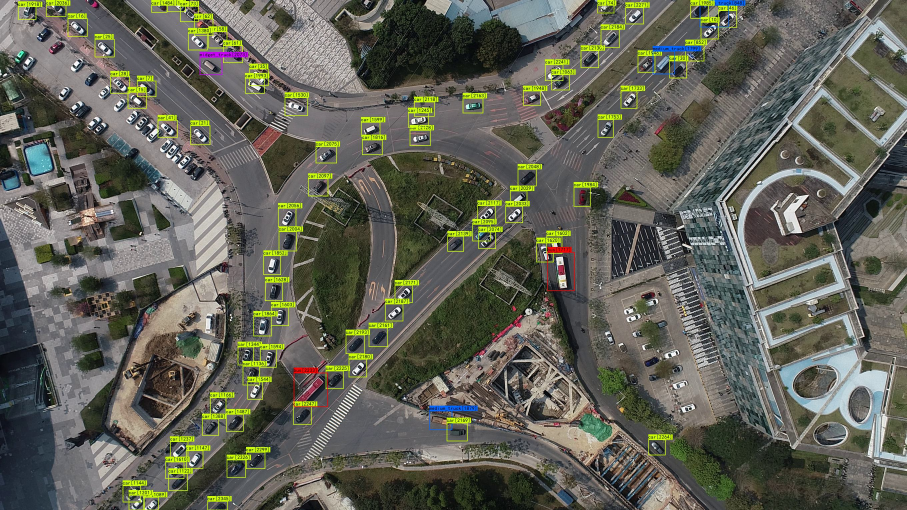
#> input picture track/example/0.jpg, 2720 x 1530 px (shown at 1/3 size)
$ python -i dataloader.py   (imports and definitions only)
#> lines starting #> are read from the running program, lines starting #| are printed output that depends on the picture
import random

import cv2
import numpy as np
import torch
from PIL import Image
from torch.utils.data.dataset import Dataset

"""
对于每张图片的每个gt，先匹配每个特征层设定的anchor，如果不满足阈值，则该对应的anchor为负样本；然后再匹配特征点，YoloV5是匹配邻近的3个特征点
，通过这样的方式就有多个特征点多个anchor来负责这个gt的预测。

在YoloV5中，训练时正样本的匹配过程可以分为两部分。
a、匹配先验框。
b、匹配特征点。

所谓正样本匹配，就是寻找哪些先验框被认为有对应的真实框，并且负责这个真实框的预测。

a、匹配先验框
在YoloV5网络中，一共设计了9个不同大小的先验框。每个输出的特征层对应3个先验框。

对于任何一个真实框gt，YoloV5不再使用iou进行正样本的匹配，而是直接采用高宽比进行匹配，即使用真实框和9个不同大小的先验框计算宽高比。

如果真实框与某个先验框的宽高比例大于设定阈值，则说明该真实框和该先验框匹配度不够，将该先验框认为是负样本。

比如此时有一个真实框，它的宽高为[200, 200]，是一个正方形。YoloV5默认设置的9个先验框为[10,13], [16,30], [33,23], [30,61], [62,45],
 [59,119], [116,90], [156,198], [373,326]。设定阈值门限为4。
此时我们需要计算该真实框和9个先验框的宽高比例。比较宽高时存在两个情况，一个是真实框的宽高比先验框大，一个是先验框的宽高比真实框大。因此我们需要
同时计算：真实框的宽高/先验框的宽高；先验框的宽高/真实框的宽高。然后在这其中选取最大值。
"""

'''随机生成[a, b)之间的值'''


def rand(a=0., b=1.):
    return np.random.rand() * (b - a) + a


'''将输入图片进行归一化'''


# [5 lines left out: function preprocess_input, not called in this run]


'''
基于txt的逐行数据,读取原始图像image和box数据
'''


# [9 lines left out: function get_data, not called in this run]


'''将图像转换成RGB图像，防止灰度图在预测时报错'''


# [6 lines left out: function cvtColor, not called in this run]


'''letterbox操作(一般用在验证集和推理阶段,不会用在训练集)'''


# [31 lines left out: function letterbox_resize, not called in this run]


'''
随机高宽比+缩放比例，直接将图片resize到input_shape
'''


# [51 lines left out: function random_resize, not called in this run]


'''
随机水平翻转
'''


# [8 lines left out: function random_horizontal_flip, not called in this run]


'''
随机竖直翻转
'''


# [8 lines left out: function random_vertical_flip, not called in this run]


'''
随机HSV增强
'''


def random_hsv(image, hue=0.1, sat=0.7, val=0.4):
    """
    :param image: 输入的图片，需要为numpy.array格式
    :param hue: H的随机扰动比例
    :param sat: S的随机扰动比例
    :param val: V的随机扰动比例
    :return: image: numpy.array
    """
#> called with hue = 0.1, sat = 0.7, val = 0.4
    # 将图片从RGB转换为HSV，好处是通过变换S和V可以改变亮度和饱和度，做到数据增强
    # 随机取三个[-1, 1)的值，乘以输入的[hgain, sgain, vgain]再加1，这里获取的是三个1左右的比值
    r = np.random.uniform(-1, 1, 3) * [hue, sat, val] + 1
    # 将图像转到HSV上
    # H表示色调，取值范围是[0,180]
    # S表示饱和度，取值范围是[0,255]
    # V表示亮度，取值范围是[0,255]
    hue, sat, val = cv2.split(cv2.cvtColor(image, cv2.COLOR_RGB2HSV))
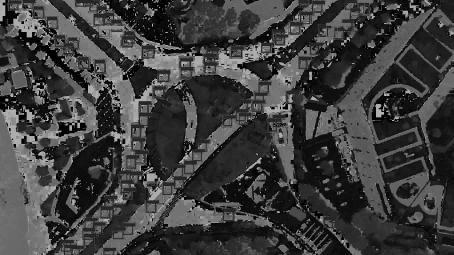
#> hue: shape (1530, 2720) (shown at 1/6 size); min 0, max 179, mean 61.7
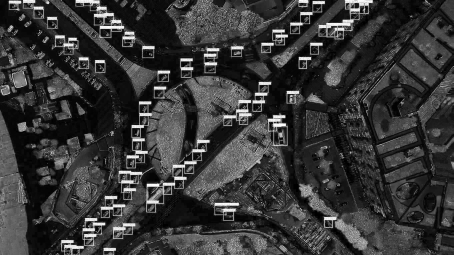
#> sat: shape (1530, 2720) (shown at 1/6 size); min 0, max 255, mean 55.2
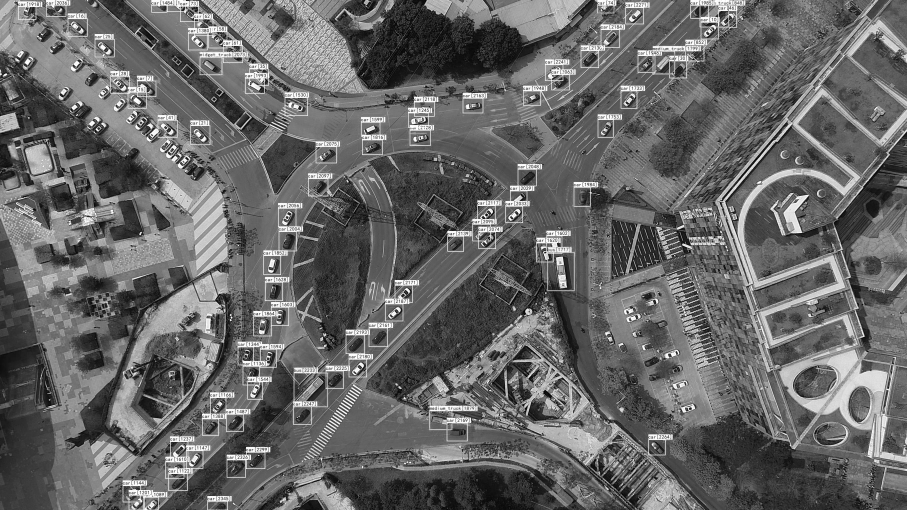
#> val: shape (1530, 2720) (shown at 1/3 size); min 0, max 255, mean 102.7
    dtype = image.dtype
    # 应用变换
    # x=[0, 1 ... 255]
    x = np.arange(0, 256, dtype=r.dtype)
    # 对H值添加扰动，这个扰动一般较小，H值最大为180，所以要对180取余
    lut_hue = ((x * r[0]) % 180).astype(dtype)
    # 对S值添加扰动
    lut_sat = np.clip(x * r[1], 0, 255).astype(dtype)
    # 对V值添加扰动
    lut_val = np.clip(x * r[2], 0, 255).astype(dtype)
    # cv2.LUT(src, lut, dst=None) LUT是look-up table(查找表)的意思
    # src：输入的数据array，类型为8位整型（np.uin8)
    # lut：查找表
    # 这里cv2.LUT(hue, lut_hue)的作用就是将hue原来的值作为索引去lut_hue中找到对应的新值，然后赋给hue
    # 比如在hue中有个值是100，则取lut_hue[100]作为hue当前位置的新值
    # cv2.merge:合并通道，不用指定维度，但是这个操作比较耗时，所以改用np.stack
    # image_data = cv2.merge((cv2.LUT(hue, lut_hue), cv2.LUT(sat, lut_sat), cv2.LUT(val, lut_val)))
    image_data = np.stack((cv2.LUT(hue, lut_hue), cv2.LUT(sat, lut_sat), cv2.LUT(val, lut_val)), axis=2)
#> image_data: shape (1530, 2720, 3); mean H, S, V 61.8, 69, 110.4
    # HSV --> RGB
    image_data = cv2.cvtColor(image_data, cv2.COLOR_HSV2RGB)
    return image_data


'''
mosaic数据增强(包含各个图片random的步骤)
'''


# [99 lines left out: function get_random_data_with_Mosaic, not called in this run]


'''
合并框数据
'''


# [48 lines left out: function merge_bboxes, not called in this run]


'''
mixup数据增强
'''


# [11 lines left out: function random_mixup, not called in this run]


"""
YOLOv5 Dataset处理部分
"""


class YoloDataset(Dataset):
    # [21 lines left out: function __init__, not called in this run]

    def __len__(self):
        return self.length

    # [74 lines left out: function __getitem__, not called in this run]

    """
    在过去的Yolo系列中，每个真实框由其中心点所在的网格内的左上角特征点来负责预测。对于被选中的特征层，首先计算真实框落在哪个网格内，此时该网格
    左上角特征点便是一个负责预测的特征点。
    同时利用四舍五入规则，找出最近的两个网格，将这三个网格都认为是负责预测该真实框的。
    """

    # TODO:这里没有考虑左上右上左下右下,是否存在一点问题呢?
    # 以0.5为划分通过sub_x与sub_y(网格的相对位置),增加多相邻的两个网格作为y_true.据说是为了扩充正样本,但可能会对小目标有影响
    # 匹配邻近的3个特征点
    # [156 lines left out: functions get_near_points, get_target, yolo_dataset_collate, not called in this run]

>>> import cv2
>>> picture = cv2.cvtColor(cv2.imread('../track/example/0.jpg'), cv2.COLOR_BGR2RGB)
>>> result = random_hsv(picture)

$ run again, on track/example/1.jpg
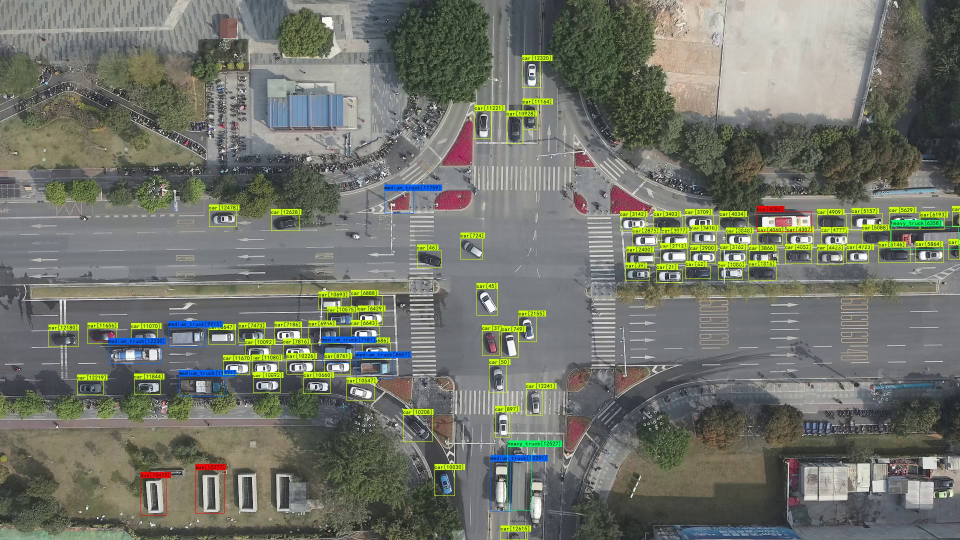
#> input picture track/example/1.jpg, 1920 x 1080 px (shown at 1/2 size)
#> in random_hsv, `hue, sat, val = cv2.split(cv2.cvtColor(image, cv2.COLOR_RGB2HSV))`:
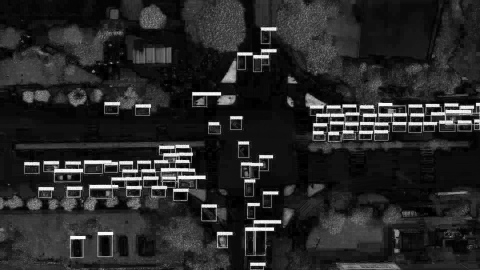
#> sat: shape (1080, 1920) (shown at 1/4 size); min 0, max 255, mean 38.9
#> in random_hsv, `hue, sat, val = cv2.split(cv2.cvtColor(image, cv2.COLOR_RGB2HSV))`:
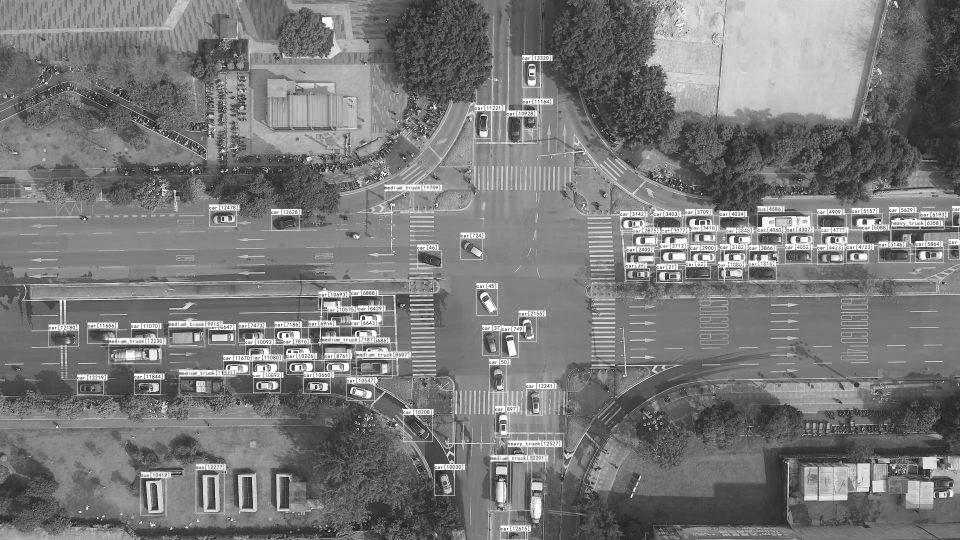
#> val: shape (1080, 1920) (shown at 1/2 size); min 1, max 255, mean 121

$ run again, on track/example/2.jpg
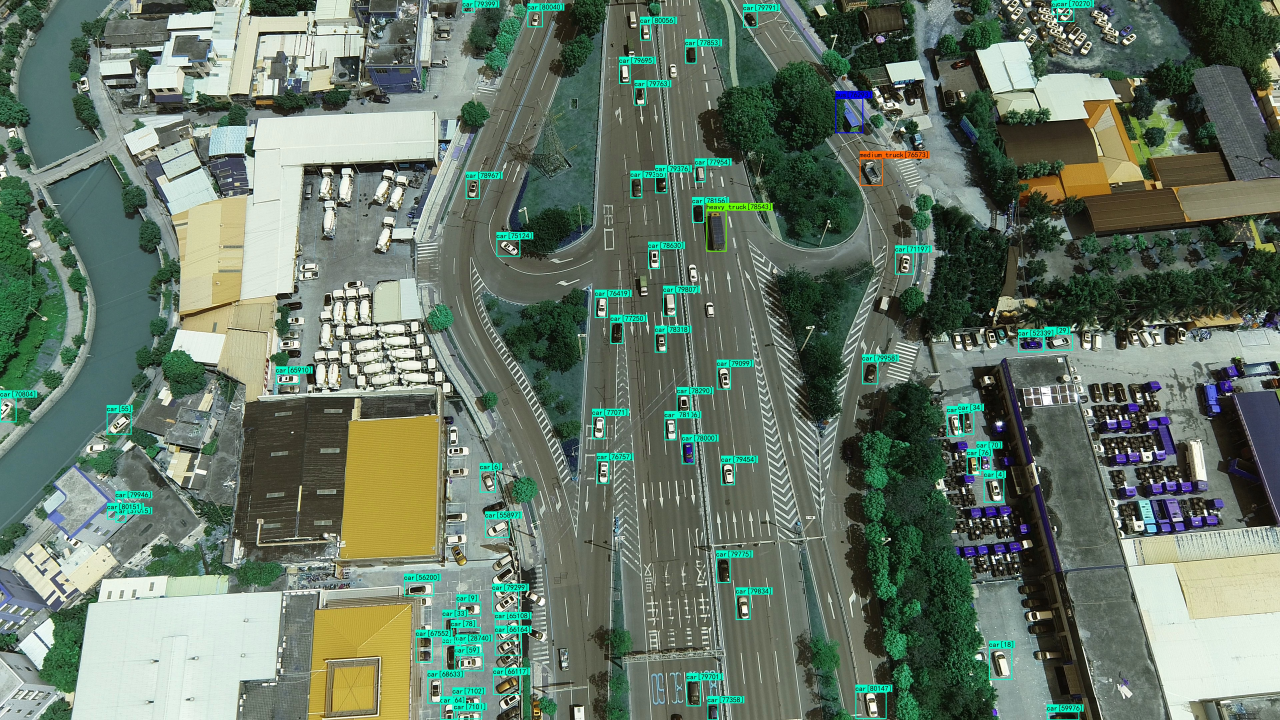
#> input picture track/example/2.jpg, 3840 x 2160 px (shown at 1/3 size)
#> in random_hsv, `hue, sat, val = cv2.split(cv2.cvtColor(image, cv2.COLOR_RGB2HSV))`:
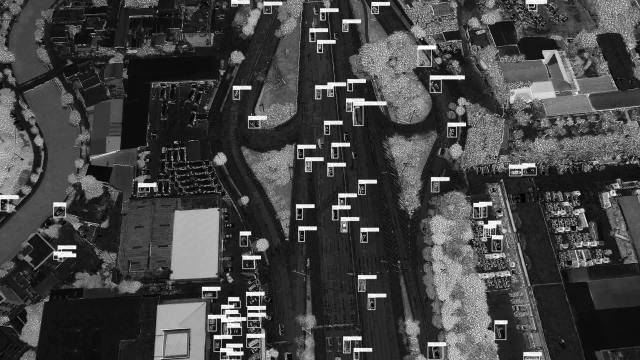
#> sat: shape (2160, 3840) (shown at 1/6 size); min 0, max 255, mean 68.1
#> in random_hsv, `image_data = cv2.cvtColor(image_data, cv2.COLOR_HSV2RGB)`:
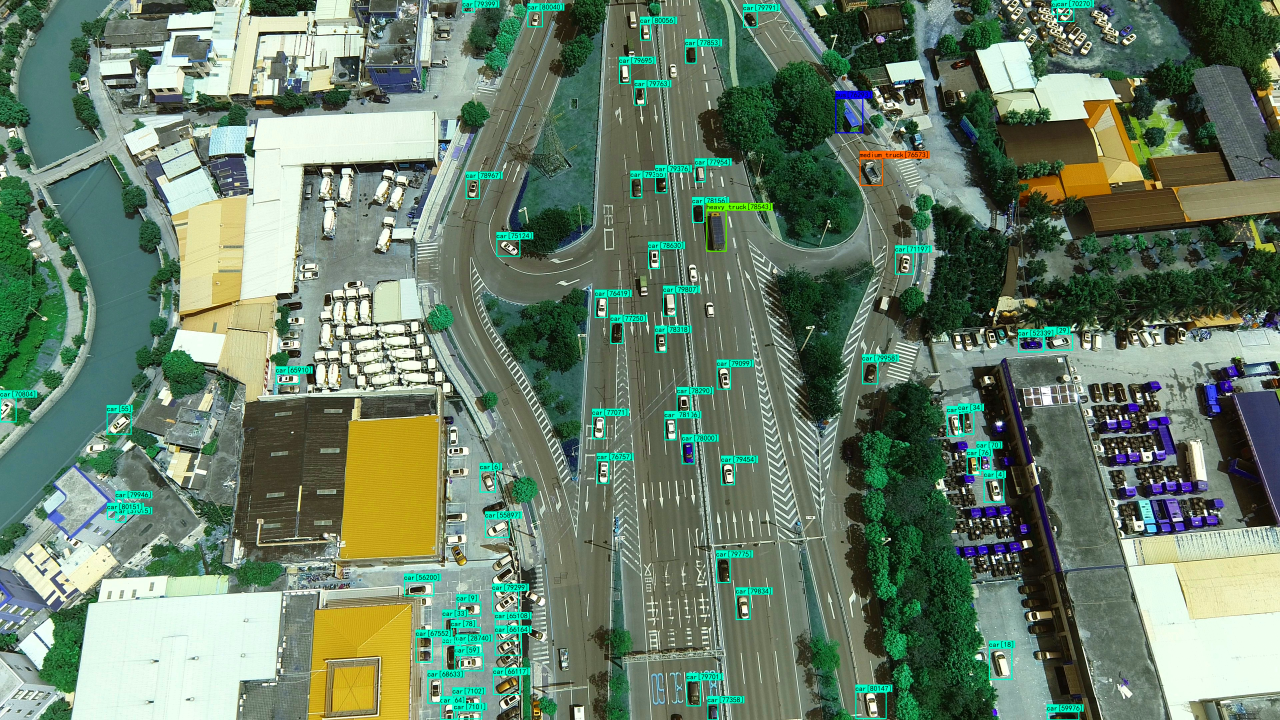
#> image_data: shape (2160, 3840, 3) (shown at 1/3 size); mean R, G, B 105.9, 127.3, 105.7
